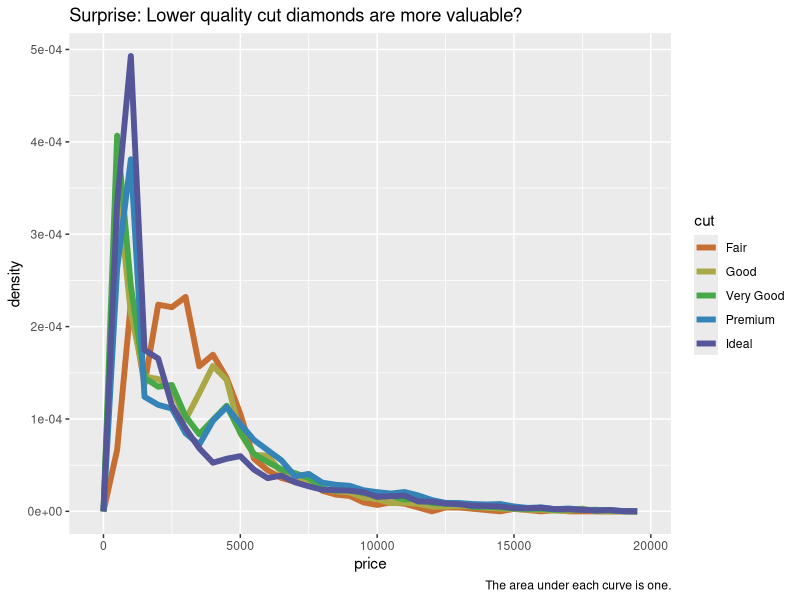
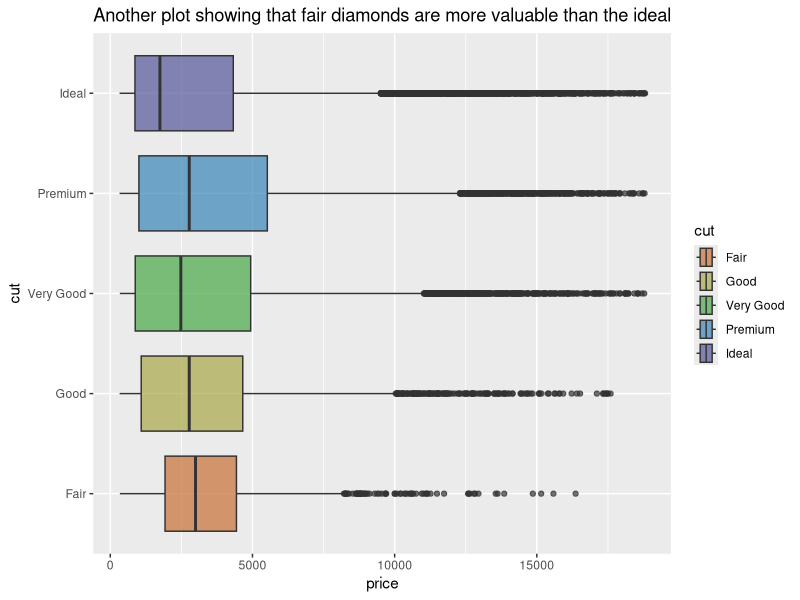
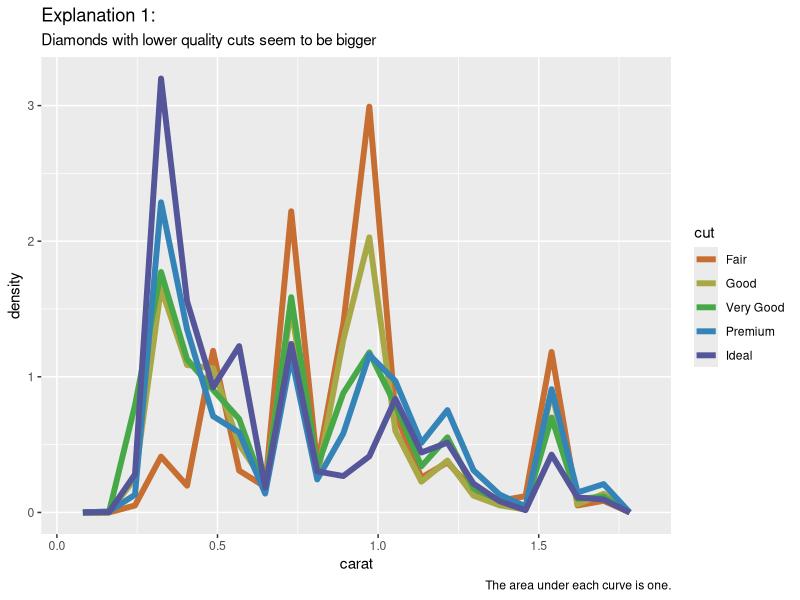
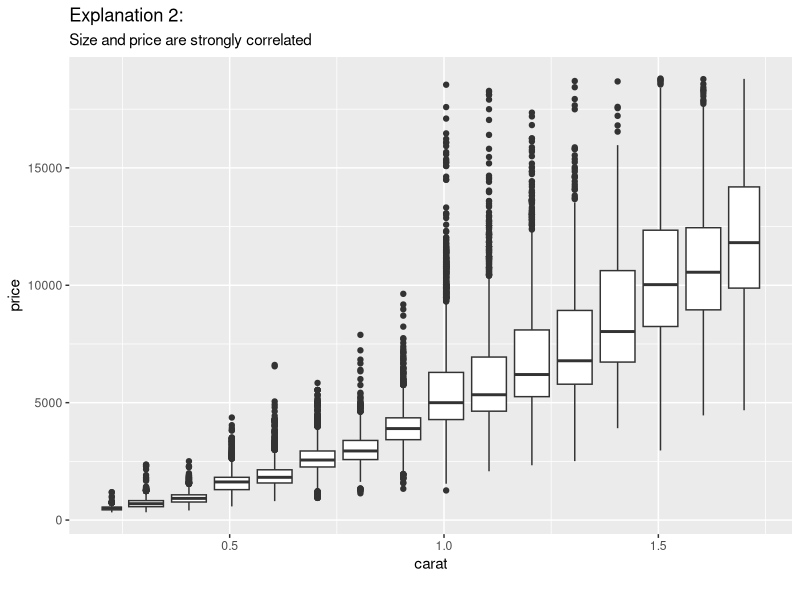

Reproduce these figures in R, in order.
## ---- chunk 1
knitr::opts_chunk$set(echo = TRUE)
## ---- chunk 2
library(tidyverse)

cut_colors = c("#C76E32", "#A8A846", "#46A846",
               "#3584B8", "#555599")
## ---- chunk 3
diamonds |>
  group_by(cut) |>
  slice_max(order_by = price, n = 3)
## ---- chunk 4
d <- diamonds |>
  filter(carat < 1.75)

paste("Only", nrow(diamonds) - nrow(d), "rows were removed.")

## ---- chunk 5
d |>
  group_by(cut) |>
  slice_max(order_by = price, n = 3)
## ---- chunk 6
ggplot(d, aes(price, after_stat(density), colour = cut)) +
  geom_freqpoly(binwidth = 500, size = 2) +
  scale_color_manual(values = cut_colors) +
  labs(title = "Surprise: Lower quality cut diamonds are more valuable?",
       caption = "The area under each curve is one.")
## ---- chunk 7
ggplot(d, mapping = aes(x = price, fill = cut))+
  geom_boxplot(aes(y = cut), alpha = 0.7) +
  scale_fill_manual(values = cut_colors) +
  labs(title = "Another plot showing that fair diamonds are more valuable than the ideal")
## ---- chunk 8
ggplot(d, aes(x = carat, y = after_stat(density))) +
  geom_freqpoly(aes(colour = cut), size = 2, bins = 20) +
  scale_color_manual(values = cut_colors) +
  labs(title = "Explanation 1:",
       subtitle= "Diamonds with lower quality cuts seem to be bigger",
       caption = "The area under each curve is one.")
## ---- chunk 9
ggplot(d, aes(x = carat, y = price)) + 
  geom_boxplot(aes(group = cut_width(carat, 0.1))) +
  labs(title = "Explanation 2:",
       subtitle= "Size and price are strongly correlated",
       caption = "")
